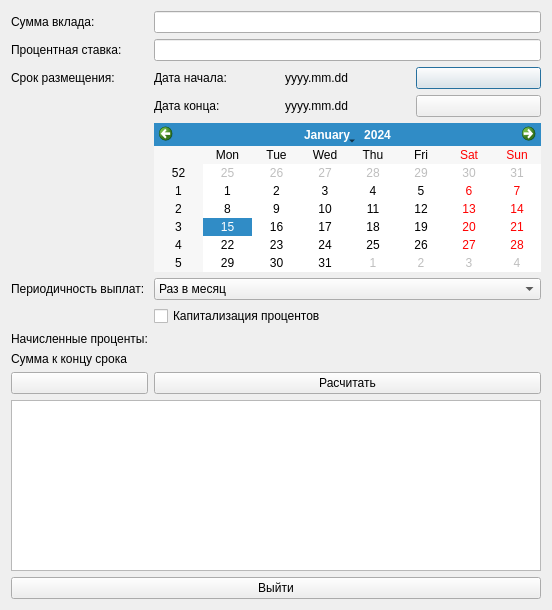
<?xml version="1.0" encoding="UTF-8"?>
<ui version="4.0">
 <class>DepCalc</class>
 <widget class="QDialog" name="DepCalc">
  <property name="geometry">
   <rect>
    <x>0</x>
    <y>0</y>
    <width>552</width>
    <height>610</height>
   </rect>
  </property>
  <property name="windowTitle">
   <string>Dialog</string>
  </property>
  <layout class="QVBoxLayout" name="verticalLayout">
   <item>
    <layout class="QGridLayout" name="gridLayout">
     <item row="5" column="0">
      <widget class="QLabel" name="label_6">
       <property name="text">
        <string>Периодичность выплат:</string>
       </property>
      </widget>
     </item>
     <item row="6" column="1">
      <widget class="QCheckBox" name="capitalization">
       <property name="text">
        <string>Капитализация процентов</string>
       </property>
      </widget>
     </item>
     <item row="2" column="1">
      <layout class="QHBoxLayout" name="horizontalLayout">
       <item>
        <widget class="QLabel" name="label_2">
         <property name="text">
          <string>Дата начала:</string>
         </property>
        </widget>
       </item>
       <item>
        <widget class="QLabel" name="periodStartInputLabel">
         <property name="text">
          <string>yyyy.mm.dd</string>
         </property>
        </widget>
       </item>
       <item>
        <widget class="QPushButton" name="periodStartInputButton">
         <property name="text">
          <string/>
         </property>
         <property name="icon">
          <iconset>
           <normaloff>:/outline_event_black.png</normaloff>:/outline_event_black.png</iconset>
         </property>
         <property name="checkable">
          <bool>true</bool>
         </property>
         <property name="checked">
          <bool>false</bool>
         </property>
        </widget>
       </item>
      </layout>
     </item>
     <item row="1" column="1">
      <widget class="QLineEdit" name="interRateInput"/>
     </item>
     <item row="9" column="1">
      <widget class="QPushButton" name="equalButton">
       <property name="layoutDirection">
        <enum>Qt::RightToLeft</enum>
       </property>
       <property name="text">
        <string>Расчитать</string>
       </property>
       <property name="icon">
        <iconset>
         <normaloff>:/calculate.png</normaloff>:/calculate.png</iconset>
       </property>
      </widget>
     </item>
     <item row="7" column="0">
      <widget class="QLabel" name="label">
       <property name="text">
        <string>Начисленные проценты:</string>
       </property>
      </widget>
     </item>
     <item row="3" column="1">
      <layout class="QHBoxLayout" name="horizontalLayout_2">
       <item>
        <widget class="QLabel" name="label_4">
         <property name="text">
          <string>Дата конца:</string>
         </property>
        </widget>
       </item>
       <item>
        <widget class="QLabel" name="periodEndInputLabel">
         <property name="text">
          <string>yyyy.mm.dd</string>
         </property>
        </widget>
       </item>
       <item>
        <widget class="QPushButton" name="periodEndInputButton">
         <property name="text">
          <string/>
         </property>
         <property name="icon">
          <iconset>
           <normaloff>:/outline_event_black.png</normaloff>:/outline_event_black.png</iconset>
         </property>
         <property name="checkable">
          <bool>true</bool>
         </property>
         <property name="checked">
          <bool>false</bool>
         </property>
        </widget>
       </item>
      </layout>
     </item>
     <item row="9" column="0">
      <widget class="QPushButton" name="eraseButton">
       <property name="text">
        <string/>
       </property>
       <property name="icon">
        <iconset>
         <normaloff>:/backspace.png</normaloff>:/backspace.png</iconset>
       </property>
      </widget>
     </item>
     <item row="5" column="1">
      <widget class="QComboBox" name="payFrequencyBox">
       <item>
        <property name="text">
         <string>Раз в месяц</string>
        </property>
       </item>
       <item>
        <property name="text">
         <string>Раз в год</string>
        </property>
       </item>
       <item>
        <property name="text">
         <string>В конце срока</string>
        </property>
       </item>
      </widget>
     </item>
     <item row="0" column="1">
      <widget class="QLineEdit" name="depAmountInput"/>
     </item>
     <item row="4" column="1">
      <widget class="QCalendarWidget" name="calendarWidget"/>
     </item>
     <item row="8" column="0">
      <widget class="QLabel" name="label_7">
       <property name="text">
        <string>Сумма к концу срока</string>
       </property>
      </widget>
     </item>
     <item row="7" column="1">
      <widget class="QLabel" name="AccruedIntOutput">
       <property name="text">
        <string/>
       </property>
      </widget>
     </item>
     <item row="8" column="1">
      <widget class="QLabel" name="endAmountOutput">
       <property name="text">
        <string/>
       </property>
      </widget>
     </item>
     <item row="0" column="0">
      <widget class="QLabel" name="label_10">
       <property name="text">
        <string>Сумма вклада:</string>
       </property>
      </widget>
     </item>
     <item row="1" column="0">
      <widget class="QLabel" name="label_11">
       <property name="text">
        <string>Процентная ставка:</string>
       </property>
      </widget>
     </item>
     <item row="2" column="0">
      <widget class="QLabel" name="label_12">
       <property name="text">
        <string>Срок размещения:</string>
       </property>
      </widget>
     </item>
    </layout>
   </item>
   <item>
    <widget class="QTableWidget" name="tableWidget"/>
   </item>
   <item>
    <widget class="QPushButton" name="closeButton">
     <property name="layoutDirection">
      <enum>Qt::RightToLeft</enum>
     </property>
     <property name="text">
      <string>Выйти</string>
     </property>
     <property name="icon">
      <iconset>
       <normaloff>:/close.png</normaloff>:/close.png</iconset>
     </property>
    </widget>
   </item>
  </layout>
 </widget>
 <resources/>
 <connections/>
</ui>
